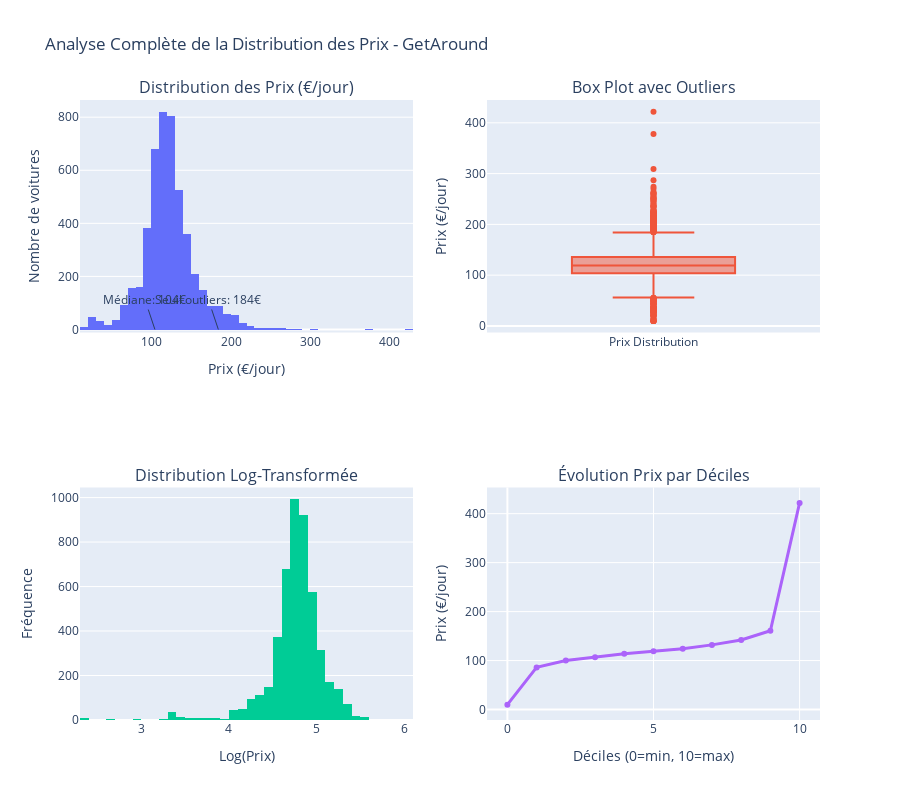

The notebook cell saved with this chart:
### Code cell
# ============================================================================
# 2. ANALYSE DE LA VARIABLE TARGET (PRIX)
# ============================================================================

print("\n💰 2. ANALYSE DE LA VARIABLE TARGET (PRIX)")
print("-" * 40)

# Statistiques des prix
price_stats = df_pricing['rental_price_per_day'].describe()
print("📈 Statistiques des prix (€/jour):")
print(price_stats)

# Détection des outliers
Q1 = df_pricing['rental_price_per_day'].quantile(0.25)
Q3 = df_pricing['rental_price_per_day'].quantile(0.75)
IQR = Q3 - Q1
lower_bound = Q1 - 1.5 * IQR
upper_bound = Q3 + 1.5 * IQR

outliers = df_pricing[
    (df_pricing['rental_price_per_day'] < lower_bound) | 
    (df_pricing['rental_price_per_day'] > upper_bound)
]

print(f"\n🎯 Analyse des outliers:")
print(f"Seuil inférieur: {lower_bound:.2f}€")
print(f"Seuil supérieur: {upper_bound:.2f}€")
print(f"Nombre d'outliers: {len(outliers)} ({len(outliers)/len(df_pricing)*100:.1f}%)")

# Visualisation de la distribution des prix
fig = make_subplots(
    rows=2, cols=2,
    subplot_titles=('Distribution des Prix (€/jour)', 'Box Plot avec Outliers', 
                   'Distribution Log-Transformée', 'Évolution Prix par Déciles'),
    specs=[[{"secondary_y": False}, {"secondary_y": False}],
           [{"secondary_y": False}, {"secondary_y": False}]]
)

# 1. Histogramme avec labels
fig.add_trace(
    go.Histogram(x=df_pricing['rental_price_per_day'], nbinsx=50, name='Fréquence'),
    row=1, col=1
)

# 2. Box plot avec annotations
fig.add_trace(
    go.Box(y=df_pricing['rental_price_per_day'], name='Prix Distribution'),
    row=1, col=2
)

# 3. Distribution log avec labels
log_prices = np.log(df_pricing['rental_price_per_day'])
fig.add_trace(
    go.Histogram(x=log_prices, nbinsx=50, name='Fréquence Log'),
    row=2, col=1
)

# 4. Déciles avec annotations
deciles = [df_pricing['rental_price_per_day'].quantile(i/10) for i in range(11)]
fig.add_trace(
    go.Scatter(x=list(range(11)), y=deciles, mode='lines+markers', 
              name='Prix par Décile', line=dict(width=3)),
    row=2, col=2
)

# Mise à jour des axes avec labels
fig.update_xaxes(title_text="Prix (€/jour)", row=1, col=1)
fig.update_yaxes(title_text="Nombre de voitures", row=1, col=1)

fig.update_yaxes(title_text="Prix (€/jour)", row=1, col=2)

fig.update_xaxes(title_text="Log(Prix)", row=2, col=1)
fig.update_yaxes(title_text="Fréquence", row=2, col=1)

fig.update_xaxes(title_text="Déciles (0=min, 10=max)", row=2, col=2)
fig.update_yaxes(title_text="Prix (€/jour)", row=2, col=2)

# Annotations importantes
fig.add_annotation(x=104, y=0, text=f"Médiane: 104€", 
                  showarrow=True, row=1, col=1)
fig.add_annotation(x=184, y=0, text=f"Seuil outliers: 184€", 
                  showarrow=True, row=1, col=1)

fig.update_layout(height=800, showlegend=False, 
                 title_text="Analyse Complète de la Distribution des Prix - GetAround")
fig.show()

# Ajout d'interprétations textuelles
print("\n📊 INTERPRÉTATION DES GRAPHIQUES:")
print("=" * 50)

print(f"📈 1. DISTRIBUTION PRINCIPALE:")
print(f"   • Forme: Asymétrique droite (queue longue vers prix élevés)")
print(f"   • Mode: ~{df_pricing['rental_price_per_day'].mode().iloc[0]:.0f}€ (prix le plus fréquent)")
print(f"   • Médiane: {df_pricing['rental_price_per_day'].median():.0f}€ (milieu de distribution)")
print(f"   • Moyenne: {df_pricing['rental_price_per_day'].mean():.0f}€ (tirée vers le haut par outliers)")

print(f"\n📦 2. BOX PLOT:")
print(f"   • Q1 (25%): {Q1:.0f}€")
print(f"   • Médiane (50%): {df_pricing['rental_price_per_day'].median():.0f}€") 
print(f"   • Q3 (75%): {Q3:.0f}€")
print(f"   • IQR: {IQR:.0f}€ (écart interquartile)")
print(f"   • Outliers: {len(outliers)} voitures ({len(outliers)/len(df_pricing)*100:.1f}%)")

print(f"\n🔄 3. TRANSFORMATION LOG:")
log_mean = np.log(df_pricing['rental_price_per_day']).mean()
log_std = np.log(df_pricing['rental_price_per_day']).std()
print(f"   • Plus symétrique après log-transformation")
print(f"   • Log-moyenne: {log_mean:.2f} → {np.exp(log_mean):.0f}€")
print(f"   • Indique distribution log-normale typique des prix")

print(f"\n📈 4. DÉCILES (Inégalité des Prix):")
for i in [1, 5, 9]:
    print(f"   • D{i}: {deciles[i]:.0f}€ ({i*10}% des voitures ≤ ce prix)")

acceleration = deciles[9] / deciles[1]  # Ratio D9/D1
print(f"   • Inégalité: Top 10% gagne {acceleration:.1f}x plus que Bottom 10%")

# Test de normalité
shapiro_stat, shapiro_p = stats.shapiro(df_pricing['rental_price_per_day'])
print(f"\n🧪 Test de normalité Shapiro-Wilk:")
print(f"Statistique: {shapiro_stat:.4f}")
print(f"P-value: {shapiro_p:.4f}")
print(f"Distribution normale: {'Non' if shapiro_p < 0.05 else 'Oui'}")

### Figure 1 — Plotly figure (JSON) as saved in the notebook; plotly's stock layout.template omitted (floating-point values rounded to 4 significant figures; data arrays with more than 128 entries replaced by an {"elided": "..."} marker saying what was removed)
{"data": [{"name": "Fréquence", "nbinsx": 50, "type": "histogram", "x": {"elided": "4843 int values"}, "xaxis": "x", "yaxis": "y"}, {"name": "Prix Distribution", "type": "box", "xaxis": "x2", "y": {"elided": "4843 int values"}, "yaxis": "y2"}, {"name": "Fréquence Log", "nbinsx": 50, "type": "histogram", "x": {"elided": "4843 float values"}, "xaxis": "x3", "yaxis": "y3"}, {"line": {"width": 3}, "mode": "lines+markers", "name": "Prix par Décile", "type": "scatter", "x": [0, 1, 2, 3, 4, 5, 6, 7, 8, 9, 10], "xaxis": "x4", "y": [10, 86, 100, 107, 114, 119, 124, 132, 142, 160.8, 422], "yaxis": "y4"}], "layout": {"annotations": [{"font": {"size": 16}, "showarrow": false, "text": "Distribution des Prix (€/jour)", "x": 0.225, "xanchor": "center", "xref": "paper", "y": 1, "yanchor": "bottom", "yref": "paper"}, {"font": {"size": 16}, "showarrow": false, "text": "Box Plot avec Outliers", "x": 0.775, "xanchor": "center", "xref": "paper", "y": 1, "yanchor": "bottom", "yref": "paper"}, {"font": {"size": 16}, "showarrow": false, "text": "Distribution Log-Transformée", "x": 0.225, "xanchor": "center", "xref": "paper", "y": 0.375, "yanchor": "bottom", "yref": "paper"}, {"font": {"size": 16}, "showarrow": false, "text": "Évolution Prix par Déciles", "x": 0.775, "xanchor": "center", "xref": "paper", "y": 0.375, "yanchor": "bottom", "yref": "paper"}, {"showarrow": true, "text": "Médiane: 104€", "x": 104, "xref": "x", "y": 0, "yref": "y"}, {"showarrow": true, "text": "Seuil outliers: 184€", "x": 184, "xref": "x", "y": 0, "yref": "y"}], "height": 800, "showlegend": false, "title": {"text": "Analyse Complète de la Distribution des Prix - GetAround"}, "xaxis": {"anchor": "y", "domain": [0, 0.45], "title": {"text": "Prix (€/jour)"}}, "xaxis2": {"anchor": "y2", "domain": [0.55, 1]}, "xaxis3": {"anchor": "y3", "domain": [0, 0.45], "title": {"text": "Log(Prix)"}}, "xaxis4": {"anchor": "y4", "domain": [0.55, 1], "title": {"text": "Déciles (0=min, 10=max)"}}, "yaxis": {"anchor": "x", "domain": [0.625, 1], "title": {"text": "Nombre de voitures"}}, "yaxis2": {"anchor": "x2", "domain": [0.625, 1], "title": {"text": "Prix (€/jour)"}}, "yaxis3": {"anchor": "x3", "domain": [0, 0.375], "title": {"text": "Fréquence"}}, "yaxis4": {"anchor": "x4", "domain": [0, 0.375], "title": {"text": "Prix (€/jour)"}}}}
